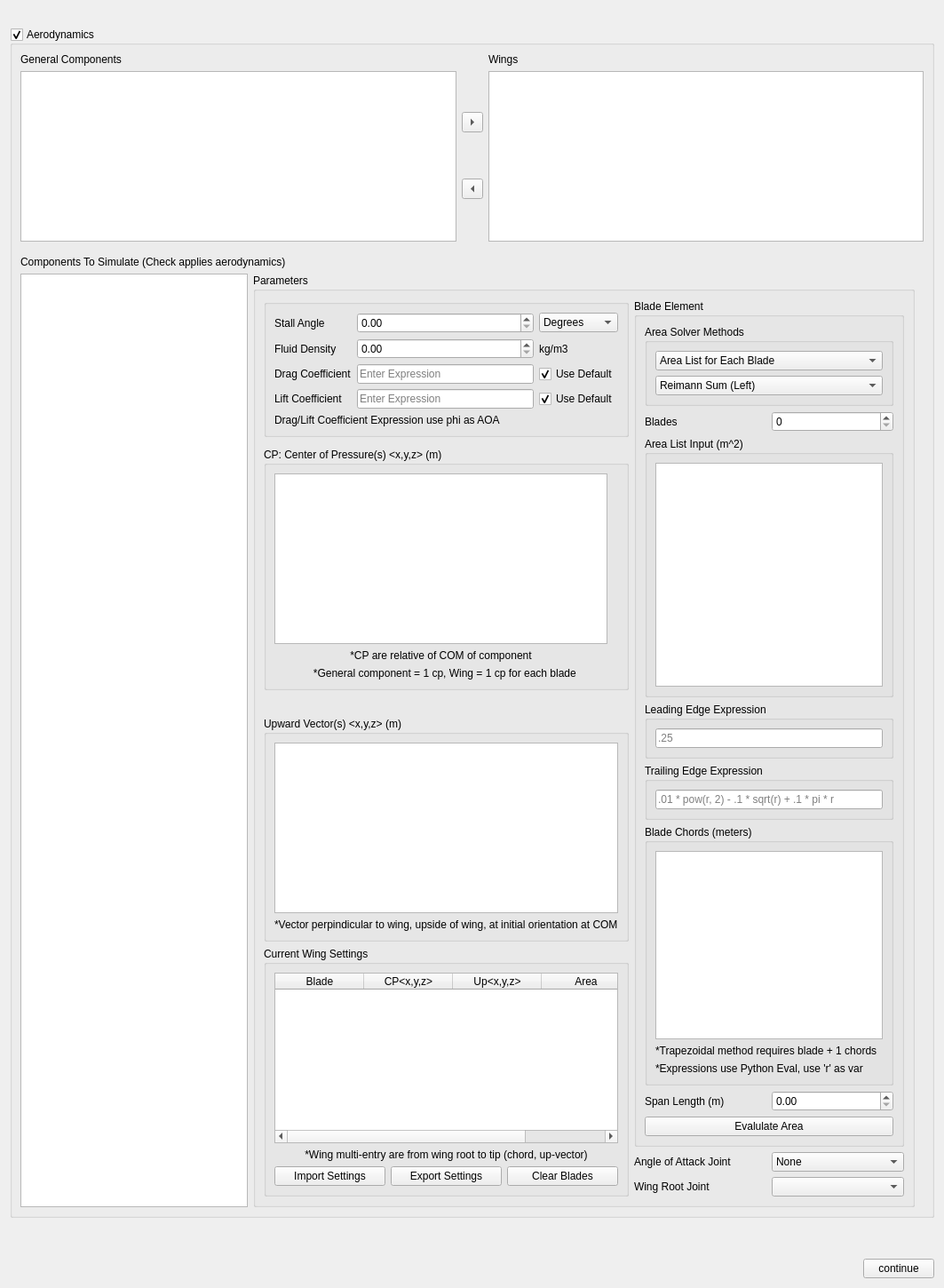
            <widget class="QWidget" name="page_6">
             <layout class="QGridLayout" name="gridLayout_37">
              <item row="3" column="0">
               <layout class="QGridLayout" name="gridLayout_40">
                <property name="bottomMargin">
                 <number>0</number>
                </property>
                <item row="0" column="0">
                 <spacer name="horizontalSpacer_6">
                  <property name="orientation">
                   <enum>Qt::Horizontal</enum>
                  </property>
                  <property name="sizeHint" stdset="0">
                   <size>
                    <width>40</width>
                    <height>20</height>
                   </size>
                  </property>
                 </spacer>
                </item>
                <item row="0" column="1">
                 <spacer name="verticalSpacer_4">
                  <property name="orientation">
                   <enum>Qt::Vertical</enum>
                  </property>
                  <property name="sizeHint" stdset="0">
                   <size>
                    <width>20</width>
                    <height>40</height>
                   </size>
                  </property>
                 </spacer>
                </item>
                <item row="1" column="1">
                 <widget class="QPushButton" name="continueButton5">
                  <property name="text">
                   <string>continue</string>
                  </property>
                 </widget>
                </item>
               </layout>
              </item>
              <item row="0" column="0">
               <widget class="QLabel" name="label_41">
                <property name="maximumSize">
                 <size>
                  <width>16777215</width>
                  <height>25</height>
                 </size>
                </property>
                <property name="text">
                 <string/>
                </property>
                <property name="pixmap">
                 <pixmap resource="C:/Users/darin/Downloads/test.qrc">:/d/output-onlinepngtools (1).png</pixmap>
                </property>
               </widget>
              </item>
              <item row="1" column="0">
               <widget class="QGroupBox" name="aerodynamicsGroupBox">
                <property name="title">
                 <string>Aerodynamics</string>
                </property>
                <property name="checkable">
                 <bool>true</bool>
                </property>
                <property name="checked">
                 <bool>true</bool>
                </property>
                <layout class="QGridLayout" name="gridLayout_32">
                 <item row="0" column="0" colspan="2">
                  <layout class="QGridLayout" name="gridLayout_45">
                   <property name="bottomMargin">
                    <number>10</number>
                   </property>
                   <item row="1" column="0">
                    <widget class="QListWidget" name="aerodynamicsGeneralComponentsListWidget">
                     <property name="editTriggers">
                      <set>QAbstractItemView::NoEditTriggers</set>
                     </property>
                    </widget>
                   </item>
                   <item row="0" column="0">
                    <widget class="QLabel" name="label_21">
                     <property name="text">
                      <string>General Components</string>
                     </property>
                    </widget>
                   </item>
                   <item row="1" column="1">
                    <layout class="QVBoxLayout" name="verticalLayout_20">
                     <property name="rightMargin">
                      <number>0</number>
                     </property>
                     <item>
                      <widget class="QToolButton" name="aerodynamicsGeneralToWingButton">
                       <property name="text">
                        <string>...</string>
                       </property>
                       <property name="arrowType">
                        <enum>Qt::RightArrow</enum>
                       </property>
                      </widget>
                     </item>
                     <item>
                      <widget class="QToolButton" name="aerodynamicsWingToGeneralButton">
                       <property name="text">
                        <string>...</string>
                       </property>
                       <property name="arrowType">
                        <enum>Qt::LeftArrow</enum>
                       </property>
                      </widget>
                     </item>
                    </layout>
                   </item>
                   <item row="1" column="2">
                    <widget class="QListWidget" name="aerodynamicsWingsListWidget">
                     <property name="editTriggers">
                      <set>QAbstractItemView::NoEditTriggers</set>
                     </property>
                    </widget>
                   </item>
                   <item row="0" column="2">
                    <widget class="QLabel" name="label_22">
                     <property name="text">
                      <string>Wings</string>
                     </property>
                    </widget>
                   </item>
                  </layout>
                 </item>
                 <item row="2" column="1">
                  <layout class="QVBoxLayout" name="verticalLayout_21">
                   <property name="rightMargin">
                    <number>10</number>
                   </property>
                   <item>
                    <widget class="QGroupBox" name="groupBox_23">
                     <property name="title">
                      <string>Parameters</string>
                     </property>
                     <property name="checkable">
                      <bool>false</bool>
                     </property>
                     <layout class="QGridLayout" name="gridLayout_43">
                      <item row="0" column="0">
                       <widget class="QGroupBox" name="groupBox_24">
                        <property name="title">
                         <string/>
                        </property>
                        <property name="checkable">
                         <bool>false</bool>
                        </property>
                        <layout class="QGridLayout" name="gridLayout_44">
                         <item row="1" column="1">
                          <widget class="QDoubleSpinBox" name="aerodynamicsFluidDensity"/>
                         </item>
                         <item row="0" column="2">
                          <widget class="QComboBox" name="aerodynamicsStallAngleUnitDropdown">
                           <item>
                            <property name="text">
                             <string>Degrees</string>
                            </property>
                           </item>
                           <item>
                            <property name="text">
                             <string>Radians</string>
                            </property>
                           </item>
                          </widget>
                         </item>
                         <item row="3" column="0">
                          <widget class="QLabel" name="label_31">
                           <property name="text">
                            <string>Lift Coefficient</string>
                           </property>
                          </widget>
                         </item>
                         <item row="1" column="2">
                          <widget class="QLabel" name="label_30">
                           <property name="text">
                            <string>kg/m3</string>
                           </property>
                          </widget>
                         </item>
                         <item row="0" column="0">
                          <widget class="QLabel" name="label_24">
                           <property name="text">
                            <string>Stall Angle</string>
                           </property>
                          </widget>
                         </item>
                         <item row="1" column="0">
                          <widget class="QLabel" name="label_29">
                           <property name="text">
                            <string>Fluid Density</string>
                           </property>
                          </widget>
                         </item>
                         <item row="0" column="1">
                          <widget class="QDoubleSpinBox" name="aerodynamicsStallAngle"/>
                         </item>
                         <item row="2" column="2">
                          <widget class="QCheckBox" name="aerodynamicsUseDefaultDragCoefficient">
                           <property name="text">
                            <string>Use Default</string>
                           </property>
                           <property name="checked">
                            <bool>true</bool>
                           </property>
                           <property name="tristate">
                            <bool>false</bool>
                           </property>
                          </widget>
                         </item>
                         <item row="3" column="2">
                          <widget class="QCheckBox" name="aerodynamicsUseDefaultLiftCoefficient">
                           <property name="text">
                            <string>Use Default</string>
                           </property>
                           <property name="checked">
                            <bool>true</bool>
                           </property>
                          </widget>
                         </item>
                         <item row="2" column="1">
                          <widget class="QLineEdit" name="aerodynamicsDragCoefficient">
                           <property name="text">
                            <string/>
                           </property>
                           <property name="placeholderText">
                            <string>Enter Expression </string>
                           </property>
                          </widget>
                         </item>
                         <item row="3" column="1">
                          <widget class="QLineEdit" name="aerodynamicsLiftCoefficient">
                           <property name="placeholderText">
                            <string>Enter Expression</string>
                           </property>
                          </widget>
                         </item>
                         <item row="2" column="0">
                          <widget class="QLabel" name="label_28">
                           <property name="text">
                            <string>Drag Coefficient</string>
                           </property>
                          </widget>
                         </item>
                         <item row="4" column="0" colspan="3">
                          <widget class="QLabel" name="label_44">
                           <property name="text">
                            <string>Drag/Lift Coefficient Expression use phi as AOA</string>
                           </property>
                          </widget>
                         </item>
                        </layout>
                       </widget>
                      </item>
                      <item row="2" column="0">
                       <widget class="QGroupBox" name="groupBox_27">
                        <property name="title">
                         <string>CP: Center of Pressure(s) &lt;x,y,z&gt; (m)</string>
                        </property>
                        <layout class="QGridLayout" name="gridLayout_48">
                         <item row="3" column="0" colspan="3">
                          <widget class="QLabel" name="label_25">
                           <property name="text">
                            <string>*General component = 1 cp, Wing = 1 cp for each blade </string>
                           </property>
                           <property name="alignment">
                            <set>Qt::AlignCenter</set>
                           </property>
                          </widget>
                         </item>
                         <item row="1" column="0">
                          <widget class="QTextEdit" name="aerodynamicsWingCenterPressureText"/>
                         </item>
                         <item row="2" column="0">
                          <widget class="QLabel" name="label_32">
                           <property name="text">
                            <string>*CP are relative of COM of component</string>
                           </property>
                           <property name="alignment">
                            <set>Qt::AlignCenter</set>
                           </property>
                          </widget>
                         </item>
                        </layout>
                       </widget>
                      </item>
                      <item row="7" column="0">
                       <widget class="QGroupBox" name="groupBox_13">
                        <property name="title">
                         <string>Upward Vector(s) &lt;x,y,z&gt; (m)</string>
                        </property>
                        <layout class="QGridLayout" name="gridLayout_12">
                         <item row="1" column="0" colspan="2">
                          <widget class="QLabel" name="label_43">
                           <property name="text">
                            <string>*Vector perpindicular to wing, upside of wing, at initial orientation at COM</string>
                           </property>
                          </widget>
                         </item>
                         <item row="0" column="0" colspan="2">
                          <widget class="QTextEdit" name="textEdit"/>
                         </item>
                        </layout>
                       </widget>
                      </item>
                      <item row="9" column="1">
                       <layout class="QGridLayout" name="gridLayout_51">
                        <property name="bottomMargin">
                         <number>0</number>
                        </property>
                        <item row="1" column="0">
                         <widget class="QLabel" name="label_27">
                          <property name="text">
                           <string>Angle of Attack Joint</string>
                          </property>
                         </widget>
                        </item>
                        <item row="2" column="0">
                         <widget class="QLabel" name="label_37">
                          <property name="text">
                           <string>Wing Root Joint</string>
                          </property>
                         </widget>
                        </item>
                        <item row="2" column="1">
                         <widget class="QComboBox" name="aerodynamicsWingRootJointDropdown"/>
                        </item>
                        <item row="1" column="1">
                         <widget class="QComboBox" name="comboBox_2">
                          <item>
                           <property name="text">
                            <string>None</string>
                           </property>
                          </item>
                         </widget>
                        </item>
                       </layout>
                      </item>
                      <item row="8" column="0" rowspan="2">
                       <widget class="QGroupBox" name="groupBox_31">
                        <property name="title">
                         <string>Current Wing Settings</string>
                        </property>
                        <layout class="QGridLayout" name="gridLayout_53">
                         <item row="1" column="0" colspan="3">
                          <widget class="QLabel" name="label_26">
                           <property name="text">
                            <string>*Wing multi-entry are from wing root to tip (chord, up-vector)</string>
                           </property>
                           <property name="alignment">
                            <set>Qt::AlignCenter</set>
                           </property>
                          </widget>
                         </item>
                         <item row="2" column="0">
                          <widget class="QPushButton" name="pushButton_2">
                           <property name="text">
                            <string>Import Settings</string>
                           </property>
                          </widget>
                         </item>
                         <item row="2" column="1">
                          <widget class="QPushButton" name="pushButton_3">
                           <property name="text">
                            <string>Export Settings</string>
                           </property>
                          </widget>
                         </item>
                         <item row="0" column="0" colspan="3">
                          <widget class="QTableWidget" name="tableWidget">
                           <column>
                            <property name="text">
                             <string>Blade</string>
                            </property>
                           </column>
                           <column>
                            <property name="text">
                             <string>CP&lt;x,y,z&gt;</string>
                            </property>
                           </column>
                           <column>
                            <property name="text">
                             <string>Up&lt;x,y,z&gt;</string>
                            </property>
                           </column>
                           <column>
                            <property name="text">
                             <string>Area</string>
                            </property>
                           </column>
                          </widget>
                         </item>
                         <item row="2" column="2">
                          <widget class="QPushButton" name="pushButton_4">
                           <property name="text">
                            <string>Clear Blades</string>
                           </property>
                          </widget>
                         </item>
                        </layout>
                       </widget>
                      </item>
                      <item row="0" column="1" rowspan="9">
                       <widget class="QGroupBox" name="groupBox_26">
                        <property name="title">
                         <string>Blade Element</string>
                        </property>
                        <layout class="QGridLayout" name="gridLayout_47">
                         <item row="8" column="1">
                          <layout class="QGridLayout" name="gridLayout_54">
                           <property name="bottomMargin">
                            <number>0</number>
                           </property>
                           <item row="0" column="0">
                            <widget class="QLabel" name="label_34">
                             <property name="text">
                              <string>Span Length (m)</string>
                             </property>
                            </widget>
                           </item>
                           <item row="0" column="1">
                            <widget class="QDoubleSpinBox" name="doubleSpinBox">
                             <property name="maximum">
                              <double>99999.990000000005239</double>
                             </property>
                            </widget>
                           </item>
                          </layout>
                         </item>
                         <item row="0" column="1">
                          <widget class="QGroupBox" name="groupBox_29">
                           <property name="title">
                            <string>Area Solver Methods</string>
                           </property>
                           <layout class="QGridLayout" name="gridLayout_46">
                            <item row="1" column="0">
                             <widget class="QComboBox" name="comboBox">
                              <item>
                               <property name="text">
                                <string>Reimann Sum (Left)</string>
                               </property>
                              </item>
                              <item>
                               <property name="text">
                                <string>Reimann Sum (Mid)</string>
                               </property>
                              </item>
                              <item>
                               <property name="text">
                                <string>Reimann Sum (Right)</string>
                               </property>
                              </item>
                              <item>
                               <property name="text">
                                <string>Trapezoidal </string>
                               </property>
                              </item>
                             </widget>
                            </item>
                            <item row="0" column="0">
                             <widget class="QComboBox" name="comboBox_3">
                              <item>
                               <property name="text">
                                <string>Area List for Each Blade</string>
                               </property>
                              </item>
                              <item>
                               <property name="text">
                                <string>Edge Functions </string>
                               </property>
                              </item>
                              <item>
                               <property name="text">
                                <string>Blade Chord List</string>
                               </property>
                              </item>
                              <item>
                               <property name="text">
                                <string/>
                               </property>
                              </item>
                             </widget>
                            </item>
                           </layout>
                          </widget>
                         </item>
                         <item row="6" column="1">
                          <widget class="QGroupBox" name="groupBox_25">
                           <property name="title">
                            <string>Trailing Edge Expression</string>
                           </property>
                           <layout class="QGridLayout" name="gridLayout_42">
                            <item row="0" column="0">
                             <widget class="QLineEdit" name="lineEdit_2">
                              <property name="placeholderText">
                               <string>.01 * pow(r, 2) - .1 * sqrt(r) + .1 * pi * r </string>
                              </property>
                             </widget>
                            </item>
                           </layout>
                          </widget>
                         </item>
                         <item row="4" column="1">
                          <widget class="QGroupBox" name="groupBox_30">
                           <property name="title">
                            <string>Area List Input (m^2)</string>
                           </property>
                           <layout class="QGridLayout" name="gridLayout_52">
                            <item row="0" column="0">
                             <widget class="QTextEdit" name="textEdit_2"/>
                            </item>
                           </layout>
                          </widget>
                         </item>
                         <item row="7" column="1">
                          <widget class="QGroupBox" name="groupBox_28">
                           <property name="title">
                            <string>Blade Chords (meters)</string>
                           </property>
                           <layout class="QGridLayout" name="gridLayout_49">
                            <item row="1" column="0" colspan="2">
                             <widget class="QTextEdit" name="aerodynamicsWingChordLengthText"/>
                            </item>
                            <item row="2" column="0" colspan="2">
                             <widget class="QLabel" name="label_36">
                              <property name="text">
                               <string>*Trapezoidal method requires blade + 1 chords</string>
                              </property>
                             </widget>
                            </item>
                            <item row="3" column="0" colspan="2">
                             <widget class="QLabel" name="label_38">
                              <property name="text">
                               <string>*Expressions use Python Eval, use 'r' as var</string>
                              </property>
                             </widget>
                            </item>
                           </layout>
                          </widget>
                         </item>
                         <item row="5" column="1">
                          <widget class="QGroupBox" name="groupBox_21">
                           <property name="title">
                            <string>Leading Edge Expression</string>
                           </property>
                           <layout class="QGridLayout" name="gridLayout_34">
                            <item row="0" column="0">
                             <widget class="QLineEdit" name="lineEdit">
                              <property name="placeholderText">
                               <string>.25</string>
                              </property>
                             </widget>
                            </item>
                           </layout>
                          </widget>
                         </item>
                         <item row="9" column="1">
                          <widget class="QPushButton" name="pushButton">
                           <property name="text">
                            <string>Evalulate Area</string>
                           </property>
                          </widget>
                         </item>
                         <item row="1" column="1">
                          <layout class="QGridLayout" name="gridLayout_13">
                           <property name="bottomMargin">
                            <number>0</number>
                           </property>
                           <item row="0" column="0">
                            <widget class="QLabel" name="label_35">
                             <property name="text">
                              <string>Blades</string>
                             </property>
                            </widget>
                           </item>
                           <item row="0" column="1">
                            <widget class="QSpinBox" name="aerodynamicsWingBlades">
                             <property name="maximum">
                              <number>99999</number>
                             </property>
                            </widget>
                           </item>
                          </layout>
                         </item>
                        </layout>
                       </widget>
                      </item>
                     </layout>
                    </widget>
                   </item>
                  </layout>
                 </item>
                 <item row="2" column="0">
                  <widget class="QListWidget" name="aerodynamicsComponentsListWidget">
                   <property name="editTriggers">
                    <set>QAbstractItemView::EditKeyPressed|QAbstractItemView::SelectedClicked</set>
                   </property>
                  </widget>
                 </item>
                 <item row="1" column="0" colspan="2">
                  <widget class="QLabel" name="label_23">
                   <property name="text">
                    <string>Components To Simulate (Check applies aerodynamics)</string>
                   </property>
                  </widget>
                 </item>
                </layout>
               </widget>
              </item>
             </layout>
            </widget>
